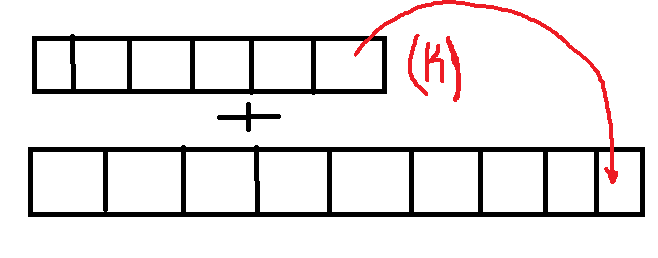
#> input picture Estruturas de Dados/Aulas Estrutura de Dados/arquivos/append_insert.png, 658 x 258 px
$ jupyter execute 'Pilha, Fila e Lista.ipynb'
#> lines starting #> are read from the running program, lines starting #| are printed output that depends on the picture
### Pilha, Fila e Lista

Pilhas e Filas apresentam regras que são importantes.
- [ ] Pilha LIFO (*Last In, First Out*)
- [ ] Fila FIFO *First In, First Out* (*Teoria de Filas*)

[cell 1]
# São estruturas lineares

import IPython.display as display
from PIL import Image

# creating a object
display.display(Image.open('./arquivos/append_insert.png'))

### O que são estruturas lineares

[cell 2]
lista = ['d1', 'd2', 'd3', 'd4', 'd5', 'd6', 'd7', 'd8']
lista

[cell 3]
for i in range(len(lista)):
    print(i)

[cell 4]
print(lista[4]) # o valor 'd5' mantem essa posição sem a alterar em relação aos outros valores.
# Esses valores são armazenados em Memória *RAM*!!!

[cell 5]
lista[0] = 'valor novo' # não temos regra na listas, podemos add por exemplo um novo valor em qualquer posição
lista

[cell 6]
lista[4] = 'valor novo 2'
lista

### Pilhas
1. Utilizado para empilhar e depois desempilhar
2. Quando vamos desempilhar as Pilhas, teremos um novo topo a cada retirada dos elementos. Fornecendo as últimas modificações realizadas.
3. Tipo abstrato de dados. O processador não 'entende' de forma direta, havendo uma conversão para tipos primitivos (mais simples) >>> Classe Stack (**Molde**); As classes auxiliam a mantermos os métodos que podem ser utilizados para seguir a regra das Pilhas (Cria objetos de classe)
3.1. Classe - Atributos - Operações
4. As Pilhas nada mais _**são do que listas que seguem uma regra (*LIFO*)**_
5. Operações/Métodos: Stack(), push(item), pop(), peek(), is_empt(), size()

[cell 7]
display.display(Image.open('./arquivos/pilhas.png'))
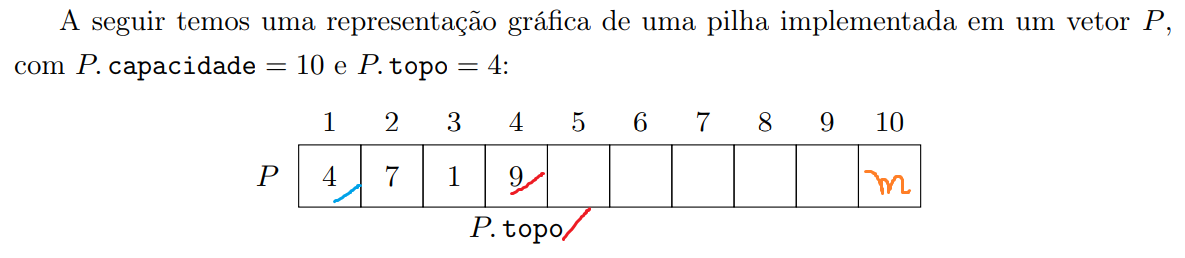
#> input picture Estruturas de Dados/Aulas Estrutura de Dados/arquivos/Pilhas.png, 1185 x 258 px, found by its file name

Toda classe tem um método construtor, que é utilizado para construir um objeto daquela classe específica (*Operação*); Tem o mesmo nome da classe. Em Python não temos o mesmo nome da classe, temos um método chamado __init__(self)

[cell 8]
class Stack:
    def __init__(self): # método construtor
        self.itens = [] # criamos como referência para a classe uma lista vazia.

    def is_empty(self):
        return self.itens == []

    def pop(self):
        return self.itens.pop()

    def push(self, item):
        self.itens.append(item)

    def peek(self):
        return self.itens[len(self.itens) - 1]

    def size(self):
        return len(self.itens)

    def print(self):
        return self.print(itens)

[cell 9]
s = Stack()
type(s)

[cell 10]
print(s.is_empty()) # retorna verdadeiro pois a pilha escontra-se vazia

[cell 11]
print(s.push(2))

[cell 12]
s.push('dog')

[cell 13]
print(s.is_empty()) # retorna Falso pois a pilha não está vazia

[cell 14]
print(s.peek()) # retorna o topo da Pilha

[cell 15]
print(s.size())

[cell 16]
s.push(True)

[cell 17]
print(s.peek()) # retorna o topo da Pilha

[cell 18]
print(s.pop()) # Removemos o 'True' do topo

[cell 19]
print(s.peek()) # retorna o topo da Pilha

[cell 20]
# utilizando o exemplo das primeiras aulas, podemos fazer aquele algoritmo que converte para número binário.
def divide_2(dec_number):
#> called with dec_number = 100
    rem_stack = Stack()

    while dec_number > 0: # realizamos as operações para a divisão inteira
        rem = dec_number % 2
        rem_stack.push(rem)
        dec_number = dec_number // 2

    bin_string = "" # iniciamos a variável string vazia
    while not rem_stack.is_empty(): # enquanto o valor da Pilha não estiver vazia
        bin_string = bin_string + str(rem_stack.pop()) # desempilhamos e concatenamos os valores em bin_string

    return bin_string # retornamos o valor da string

[cell 21]
print(divide_2(100), divide_2(11500), divide_2(55888554))

#### Expressões Infixa, Prefixa e Posfixa

[cell 22]
5 * 2 # Infixa = operador sempre no meio
# * 5 2 # Prefixa
# 5 2 * # Posfixa

[cell 23]
display.display(Image.open('./arquivos/exemplo pilha - ilustração.png'))
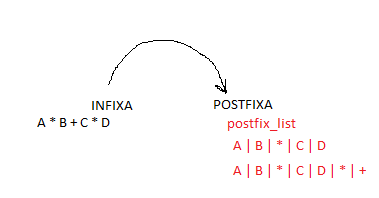
#> input picture Estruturas de Dados/Aulas Estrutura de Dados/arquivos/exemplo pilha - ilustração.png, 379 x 198 px

[cell 24]
texto = 'estou testando o splite'
texto.split()

[cell 25]
# converter de infixo para posfixo

def infix_to_postfix(infix_expr):
#> called with infix_expr = ' ( A + B ) * C * ( D + E ) * ( F + G ) '
    prec = {} # preciso saber a precedência. Vincula os operadores com os valores (pesos)
    # dando peso as operações
    prec['*'] = 3
    prec['/'] = 3
    prec['+'] = 2
    prec['-'] = 2
    prec['('] = 1
    op_stack = Stack() #Criando uma variável do tipo pilha. Add os itens relacionados as operações da expressão
    # print(op_stack)
    postfix_list = [] # Lista que irá armazenar os itens do posfixo.
    token_list = infix_expr.split() # o splite irá 'quebrar' em unidades a expressão inteira
                                    # Podemos utilizar o splite porque a expressão inflix_expr é uma string
    # tratamos a expressão nesse bloco de código
    for token in token_list:
        # print(token)
        if token in "ABCDEFGHIJKLMNOPQRSTUVXYZ" or token in '0123456789':
            postfix_list.append(token)
            # print("primeiro if")
            # TRATAMOS OS PARENTESES. NA NOTAÇÕA POSFIXA NÃO TEMOS PARENTESES!
        elif token == "(": # ao encontrar um '(' add esse item a Pilha
            op_stack.push(token)
            # print("primeiro elif - ( ")
        elif token == ")": # precisamos agora encontrar o que fecha o parênteses ')'
            top_token = op_stack.pop()
            # print("segundo elif - ) ")
            while top_token != '(':
                postfix_list.append(top_token)
                top_token = op_stack.pop()
        else:
            # print("else") # TRATANDO OS OPERADORES
            while (not op_stack.is_empty()) and (prec[op_stack.peek()] >= prec[token]):
                postfix_list.append(op_stack.pop())
            op_stack.push(token)

    # Olhando o que temos na pilha após terminar toda a expressão
    while not op_stack.is_empty():
        postfix_list.append(op_stack.pop())
    return " ".join(postfix_list) # O .join (irá juntar todos em um formato de lista)

[cell 26]
print(infix_to_postfix(" ( A + B ) * C * ( D + E ) * ( F + G ) " )) # <__main__.Stack object at 0x0000022E26190F70>

**AULA 27/09, APLICAÇÕES E EXEMPLOS**

[cell 27]
# Completed extended par_checker for: [,{,(,),},]
def par_checker(symbol_string):
#> called with symbol_string = '{{([][])}()}'
    s = Stack()
    balanced = True
    index = 0
    while index < len(symbol_string) and balanced:
        symbol = symbol_string[index]
        if symbol in "([{":
            s.push(symbol)
        else:
            if s.is_empty():
                balanced = False
            else:
                top = s.pop()
                if not matches(top, symbol):
                    balanced = False
        index = index + 1
    if balanced and s.is_empty():
        return True
    else:
        return False

def matches(open, close):
    opens = "([{"
    closes = ")]}"
    # comparação feita pelo indice de cada string (o metodo index utiliza
    # como parametro o valor do símbolo para retornar o seu indice)
    return opens.index(open) == closes.index(close)

[cell 28]
print(par_checker('{{([][])}()}'))
print(par_checker('[{()]'))

[cell 29]
def postfix_eval(postfix_expr):
#> called with postfix_expr = '7 8 + 3 2 + /'
    operand_stack = Stack()
    token_list = postfix_expr.split()
    for token in token_list:
        if token in "0123456789":
            operand_stack.push(int(token))
        else:
            operand2 = operand_stack.pop()
            operand1 = operand_stack.pop()
            result = do_math(token, operand1, operand2)
            operand_stack.push(result)
    return operand_stack.pop()


def do_math(op, op1, op2):
    if op == "*":
        return op1 * op2
    elif op == "/":
        return op1 / op2
    elif op == "+":
        return op1 + op2
    else:
        return op1 - op2


print(postfix_eval('7 8 + 3 2 + /'))

### Exercício
1. Criar um programa que converta a expressão em notação infixa para uma postfixa e resolva.
- (7 + 3) * (5 - 3)

- ¹ Sempre utilizamos a chamada de função e nunca mudamos o código daquela função que havia sido testada anteriormente.

[cell 30]
def infix_to_postfix(infix_expr):
#> called with infix_expr = '( 7 + 3 ) * ( 5 - 3 )'
    prec = {}

    prec['*'] = 3
    prec['/'] = 3
    prec['+'] = 2
    prec['-'] = 2
    prec['('] = 1
    op_stack = Stack()
    postfix_list = []
    token_list = infix_expr.split()

    for token in token_list:
        if token in "ABCDEFGHIJKLMNOPQRSTUVXYZ" or token in '0123456789':
            postfix_list.append(token)
        elif token == "(":
            op_stack.push(token)
        elif token == ")":
            top_token = op_stack.pop()
            while top_token != '(':
                postfix_list.append(top_token)
                top_token = op_stack.pop()
        else:
            while (not op_stack.is_empty()) and (prec[op_stack.peek()] >= prec[token]):
                postfix_list.append(op_stack.pop())
            op_stack.push(token)

    while not op_stack.is_empty():
        postfix_list.append(op_stack.pop())
    return " ".join(postfix_list)


def postfix_eval(postfix_list):
#> called with postfix_list = '7 3 + 5 3 - *'
    operand_stack = Stack()
    token_list = postfix_list.split()
    for token in token_list:
        if token in "0123456789":
            operand_stack.push(int(token))
        else:
            operand2 = operand_stack.pop()
            operand1 = operand_stack.pop()
            result = do_math(token, operand1, operand2)
            operand_stack.push(result)
    return operand_stack.pop()


def do_math(op, op1, op2):
    if op == "*":
        return op1 * op2
    elif op == "/":
        return op1 / op2
    elif op == "+":
        return op1 + op2
    else:
        return op1 - op2

print(postfix_eval(infix_to_postfix("( 7 + 3 ) * ( 5 - 3 )")))
